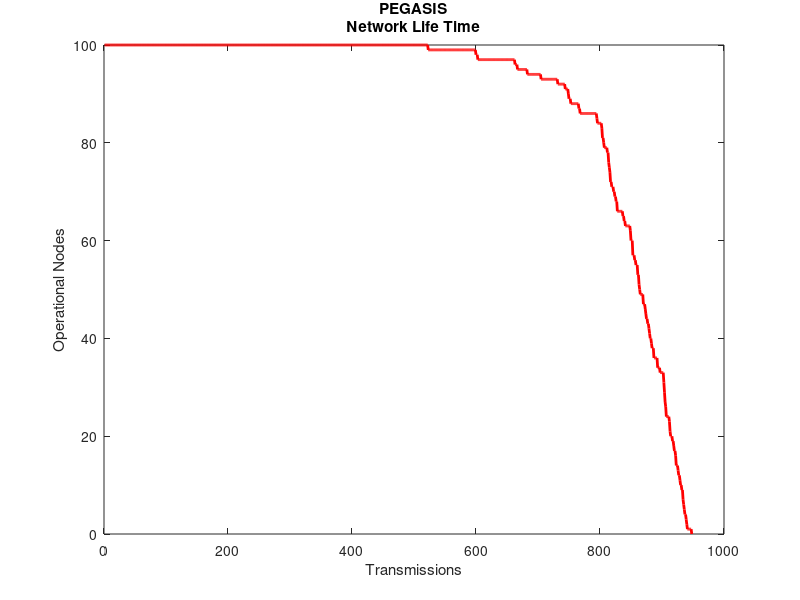
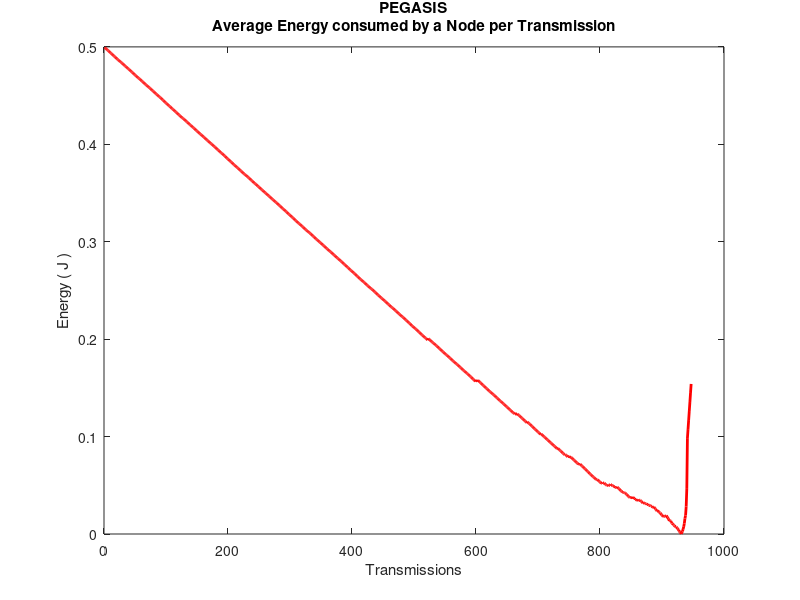
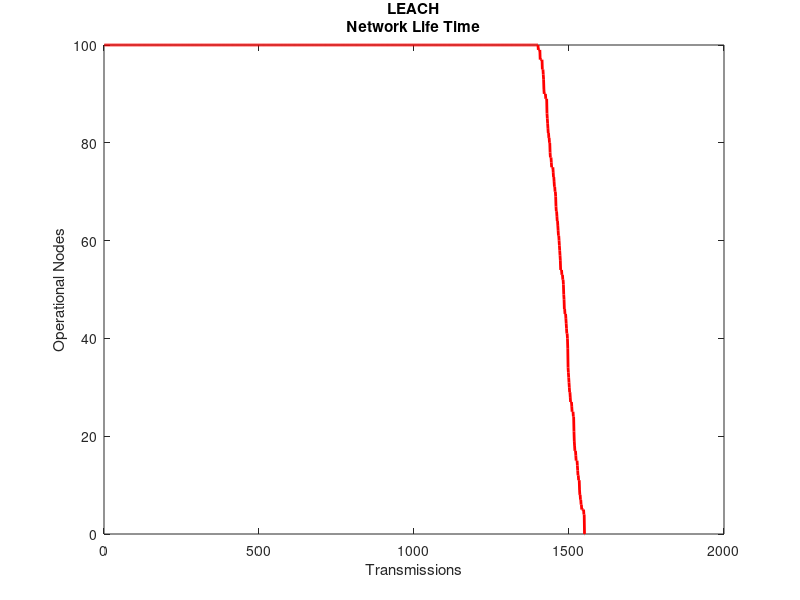
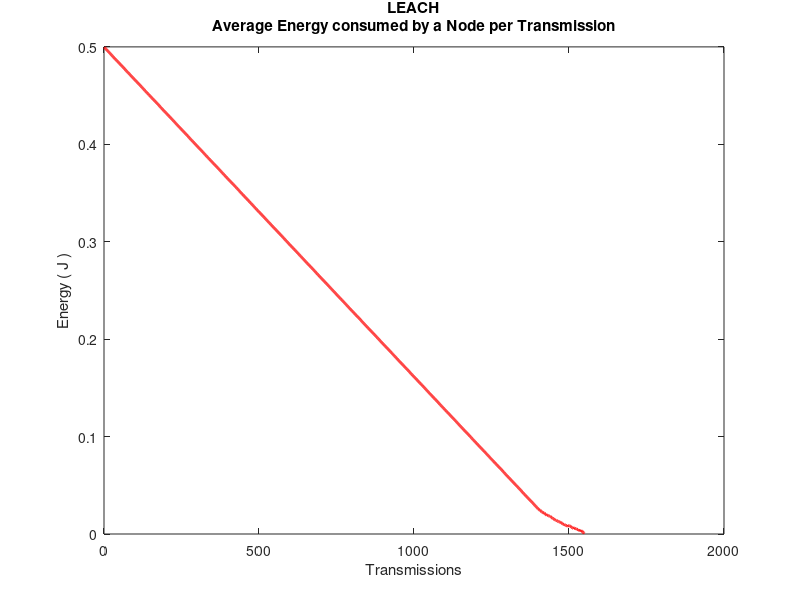

Here is the MATLAB script that generated these plots, in order:
clc
clear
load pegasis_data
load leach_data

%% Pegasis plot
    % Plotting Simulation Results "Operating Nodes per Transmission" %
    figure
    plot(1:rnd,op(1:rnd),'-r','Linewidth',2);
    title ({'PEGASIS'; 'Network Life Time';})
    xlabel 'Transmissions';
    ylabel 'Operational Nodes';
    hold on;
    
    
    % Plotting Simulation Results "Average Energy consumed by a Node per Transmission" %
    figure
    plot(1:rnd,abs(avg_energy),'-r','Linewidth',2);
    title ({'PEGASIS'; 'Average Energy consumed by a Node per Transmission';})
    xlabel 'Transmissions';
    ylabel 'Energy ( J )';
    hold on;
    %% Leach plot
        % Plotting Simulation Results "Operating Nodes per Transmission" %
    figure
    plot(1:r,AliveSensors(1:r),'-r','Linewidth',2);
    title ({'LEACH'; 'Network Life Time';})
    xlabel('Transmissions');
    ylabel('Operational Nodes');
    hold on;
    
    
    % Plotting Simulation Results "Average Energy consumed by a Node per Transmission" %
    figure
    plot(1:r,AvgEnergyAllSensor(2:r+1),'-r','Linewidth',2);
    title ({'LEACH'; 'Average Energy consumed by a Node per Transmission';})
    xlabel( 'Transmissions');
    ylabel( 'Energy ( J )');
    hold on;
    
    %% Comparison
    % Plotting Simulation Results "Operating Nodes per Transmission" %
    figure
    plot(1:rnd,op(1:rnd),'-r','Linewidth',2);
    hold on
    plot(1:r,AliveSensors(1:r),'-g','Linewidth',2);
    legend('PEGASIS','LEACH')
    title ({'Network Life Time';})
    xlabel 'Transmissions';
    ylabel 'Operational Nodes';
    

    
    % Plotting Simulation Results "Average Energy consumed by a Node per Transmission" %
    figure
    plot(1:rnd,abs(avg_energy),'-r','Linewidth',2);
    hold on
    plot(1:r,AvgEnergyAllSensor(2:r+1),'-g','Linewidth',2);
    legend('PEGASIS','LEACH')
    title ({'Average Energy consumed by a Node per Transmission';})
    xlabel 'Transmissions';
    ylabel 'Energy ( J )';
    hold on;